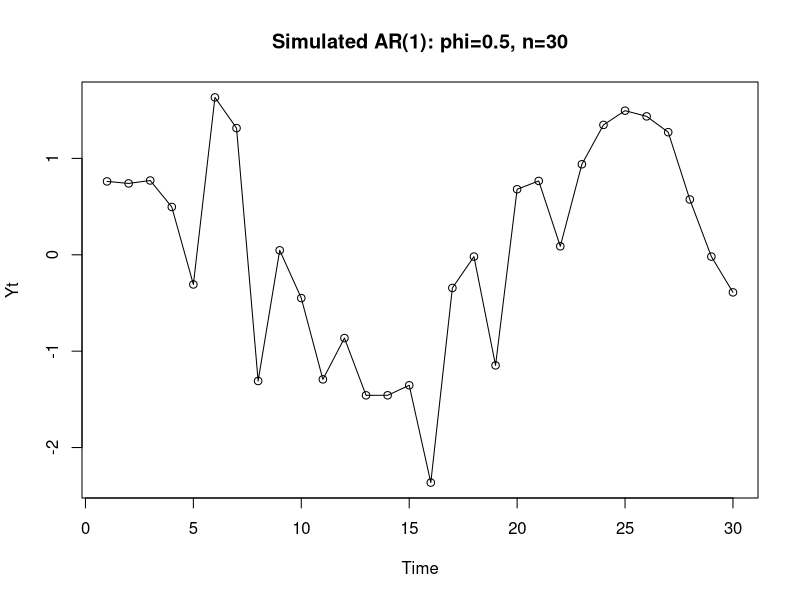
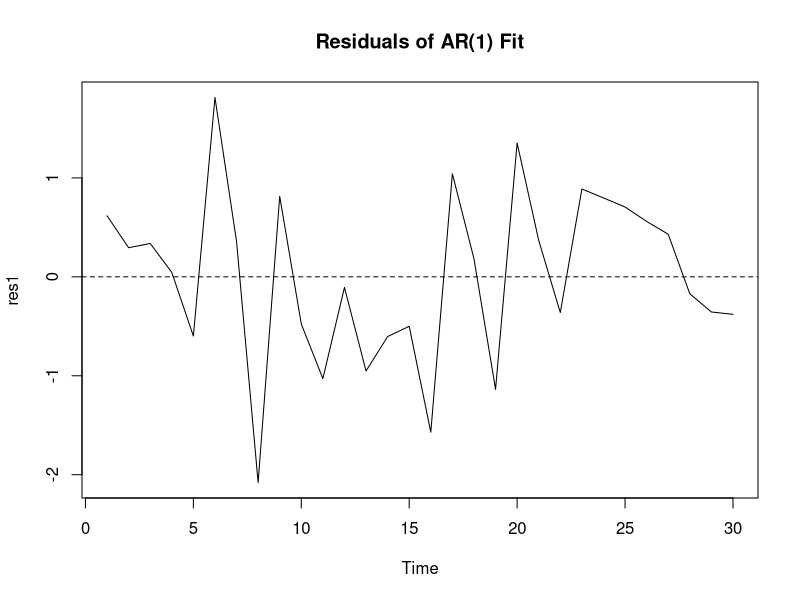
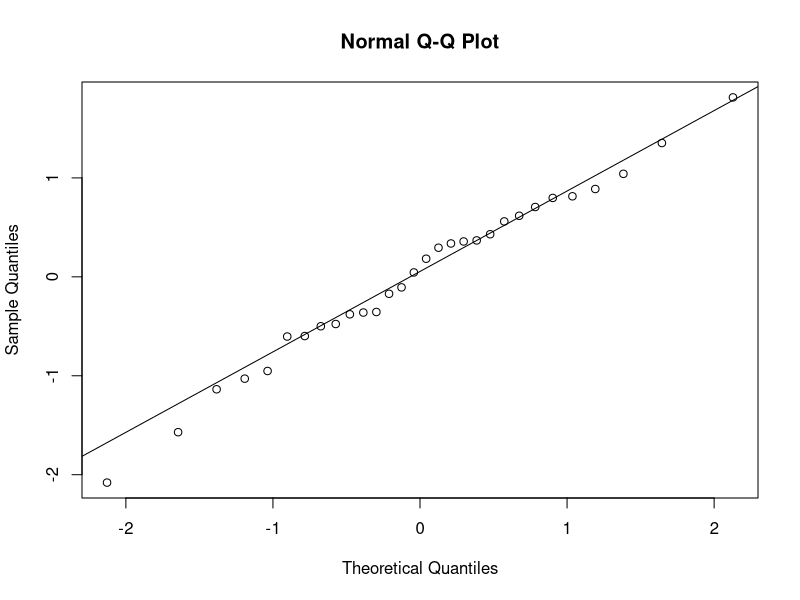
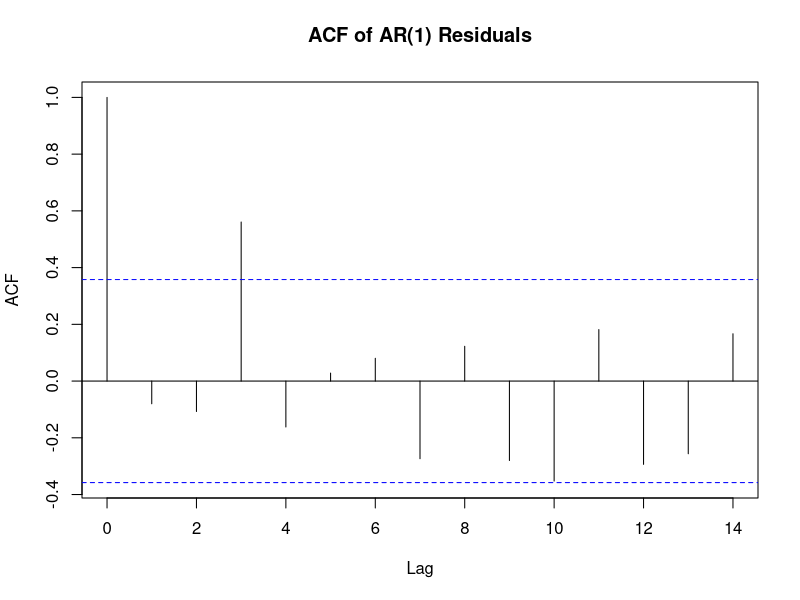
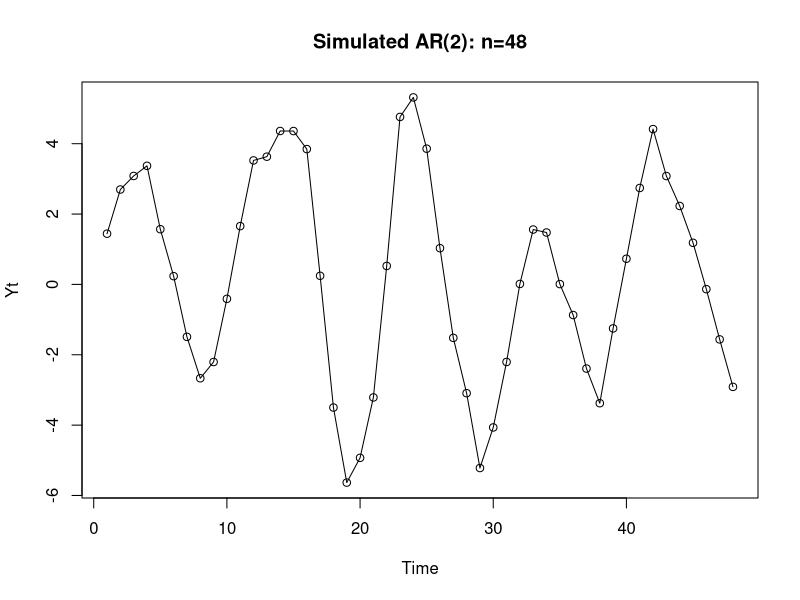
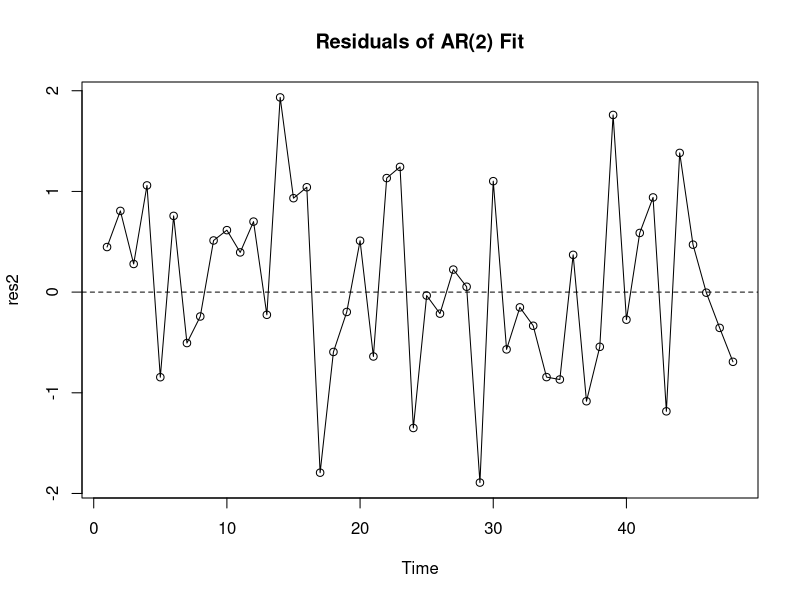
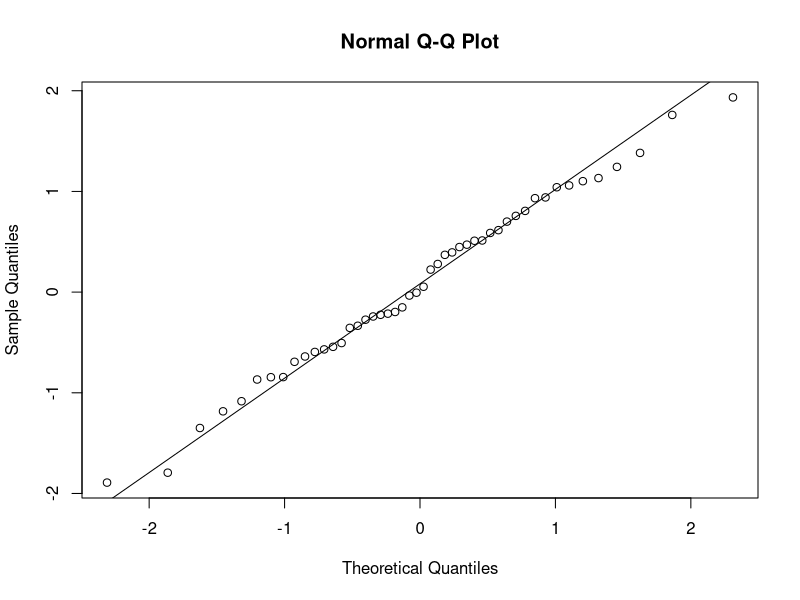
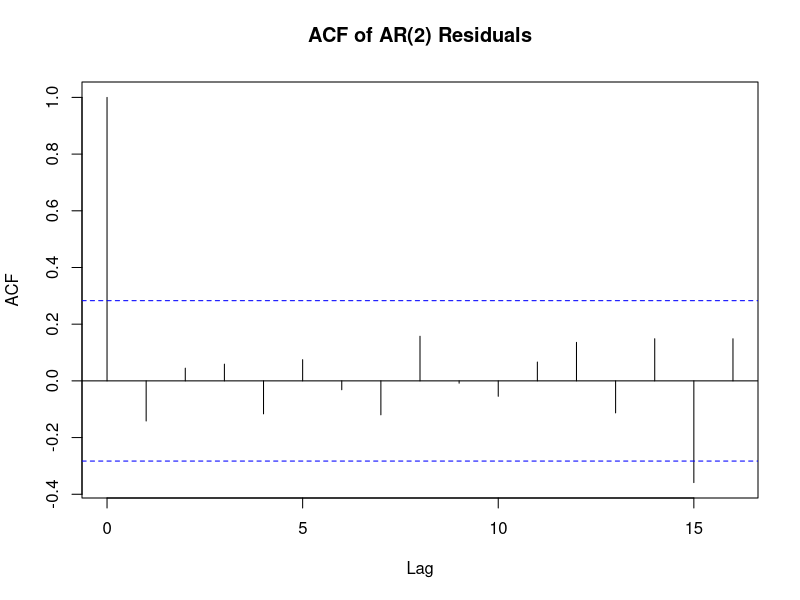

The R source for these figures, in order:
## ---- chunk 1
knitr::opts_chunk$set(echo = TRUE)
## ---- chunk 2
set.seed(123)
n1 <- 30
phi <- 0.5
x1 <- arima.sim(n = n1, list(ar = phi))
plot(x1, type = "o", main = "Simulated AR(1): phi=0.5, n=30", ylab = "Yt")
## ---- chunk 3
# Fit model and plot residuals
fit1 <- arima(x1, order = c(1, 0, 0), include.mean = FALSE)
res1 <- residuals(fit1)
plot(res1, main = "Residuals of AR(1) Fit")
abline(h = 0, lty = 2)
## ---- chunk 4
# Normal QQ Plot
qqnorm(res1)
qqline(res1)
## ---- chunk 5

# Sample ACF of residuals
acf(res1, main = "ACF of AR(1) Residuals")
## ---- chunk 6
# Ljung-Box Statistic (K=8)
Box.test(res1, lag = 8, type = "Ljung-Box", fitdf = 1)
## ---- chunk 7
set.seed(456)
# (a) Simulate and Plot
n2 <- 48
phi_vec <- c(1.5, -0.75)
x2 <- arima.sim(n = n2, list(ar = phi_vec))
plot(x2, type = "o", main = "Simulated AR(2): n=48", ylab = "Yt")
## ---- chunk 8
# (b) Fit model and plot residuals
fit2 <- arima(x2, order = c(2, 0, 0), include.mean = FALSE)
res2 <- residuals(fit2)
plot(res2, type = "o", main = "Residuals of AR(2) Fit")
abline(h = 0, lty = 2)
## ---- chunk 9
# (c) Normal QQ Plot
qqnorm(res2)
qqline(res2)
## ---- chunk 10
# (d) Sample ACF of residuals
acf(res2, main = "ACF of AR(2) Residuals")
## ---- chunk 11
# (e) Ljung-Box Statistic (K=12)
Box.test(res2, lag = 12, type = "Ljung-Box", fitdf = 2)
